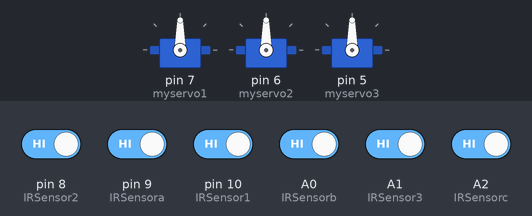
Recording of a sketch running on a simulated Arduino Uno, built with avr-gcc and run on an emulated ATmega328P. Shown: 3 × servo. The inputs (shaded band) are chosen by the test bench; at power-on: A0 (IRSensorb), A1 (IRSensor3), A2 (IRSensorc), pin 8 (IRSensor2), pin 9 (IRSensora), pin 10 (IRSensor1) HIGH.

Above: at 1.2 s.
1.3 s: pin 8 (IRSensor2) driven LOW
At 1.9 s:
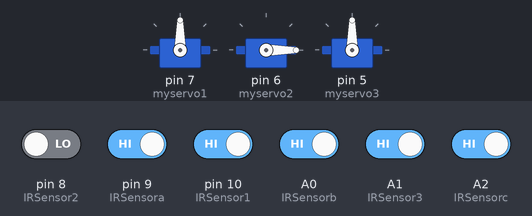
Timing chart, 0 to 8.8 s (numbered marks = the images above; inputs shaded):
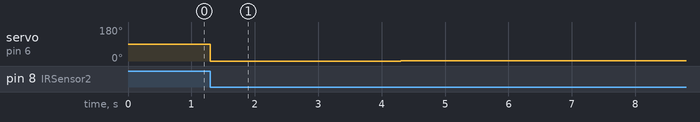

Measured:
- after the input at 1.3 s, servo on pin 6 (myservo2): 90° → 0° at once, → 1° 3.0 s later, → 2° 3.0 s later

The sketch:

NoofVehiclesPassed.ino
```cpp
#include<LiquidCrystal.h>
#include <Servo.h>
LiquidCrystal lcd(12, 11, 5, 4, 3, 2);

int IRSensor1 = 10; // connect ir sensor to arduino pin 10
int IRSensora = 9; // connect ir sensor to arduino pin 9
int IRSensor2 = 8; // connect ir sensor to arduino pin 8
int IRSensorb = A0; // connect ir sensor to arduino pin A0
int IRSensor3 = A1; // connect ir sensor to arduino pin A1
int IRSensorc = A2; // connect ir sensor to arduino pin A2

Servo myservo1;
int pos1 = 0;    // variable to store the servo position
Servo myservo2;
int pos2 = 0;    // variable to store the servo position
Servo myservo3;
int pos3 = 0;    // variable to store the servo position

void setup()
{
  pinMode(IRSensor1, INPUT); // sensor pin INPUT
  pinMode(IRSensora, INPUT); // sensor pin INPUT
  pinMode(IRSensor2, INPUT); // sensor pin INPUT
  pinMode(IRSensorb, INPUT); // sensor pin INPUT
  pinMode(IRSensor3, INPUT); // sensor pin INPUT
  pinMode(IRSensorc, INPUT); // sensor pin INPUT

  myservo1.attach(7);  // attaches the servo on pin 7 to the servo object
  myservo2.attach(6);  // attaches the servo on pin 6 to the servo object
  myservo3.attach(5);  // attaches the servo on pin 5 to the servo object
}

void loop()
{
  int statusSensor1 = digitalRead (IRSensor1);
  int statusSensora = digitalRead (IRSensora);
  int statusSensor2 = digitalRead (IRSensor2);
  int statusSensorb = digitalRead (IRSensorb);
  int statusSensor3 = digitalRead (IRSensor3);
  int statusSensorc = digitalRead (IRSensorc);

  if (statusSensor1 == LOW)
  {
    for (pos1 = 0; pos1 <= 90; pos1 += 1) // goes from 0 degrees to 180 degrees
    {
      myservo1.write(pos1);              // tell servo to go to position in variable 'pos1'
      delay(3000);                       // waits 3s for the servo to reach the position
    }

    for (pos1 = 90; pos1 >= 0; pos1 -= 1) // goes from 180 degrees to 0 degrees
    {
      myservo1.write(pos1);              // tell servo to go to position in variable 'pos1'
      delay(3000);                       // waits 3s for the servo to reach the position
    }
  }

    if (statusSensor2 == LOW)
  {
    for (pos2 = 0; pos2 <= 90; pos2 += 1) // goes from 0 degrees to 180 degrees
    {
      myservo2.write(pos2);              // tell servo to go to position in variable 'pos2'
      delay(3000);                       // waits 3s for the servo to reach the position
    }

    for (pos2 = 90; pos2 >= 0; pos2 -= 1) // goes from 180 degrees to 0 degrees
    {
      myservo2.write(pos2);              // tell servo to go to position in variable 'pos2'
      delay(3000);                       // waits 3s for the servo to reach the position
    }
  }

    if (statusSensor3 == LOW)
  {
    for (pos3 = 0; pos3 <= 90; pos3 += 1) // goes from 0 degrees to 180 degrees
    {
      myservo3.write(pos3);              // tell servo to go to position in variable 'pos3'
      delay(3000);                       // waits 3s for the servo to reach the position
    }

    for (pos3 = 90; pos3 >= 0; pos3 -= 1) // goes from 180 degrees to 0 degrees
    {
      myservo3.write(pos3);              // tell servo to go to position in variable 'pos3'
      delay(3000);                       // waits 3s for the servo to reach the position
    }
  }
}
```
